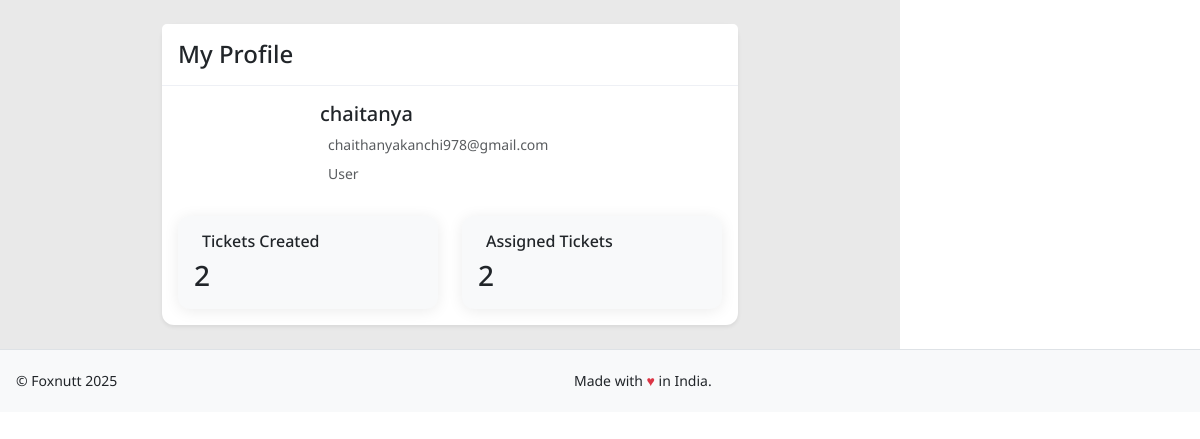
The app's page /profile/ (signed in), older data.
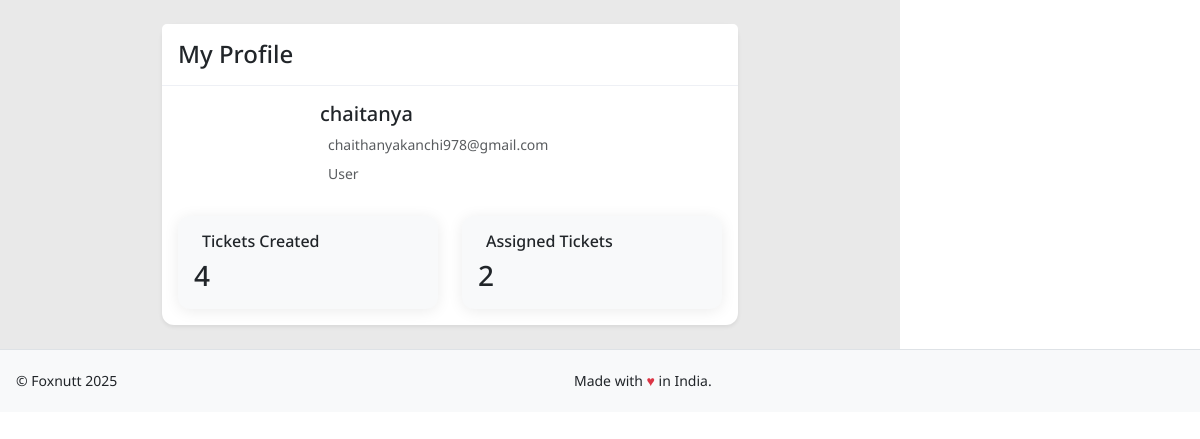
The same page, newer data.
### tracker/models.py (models this page shows, shortened)
class UserDetail(AbstractBaseUser, PermissionsMixin):
    row_id = models.AutoField(primary_key=True)  # ✅ `row_id` is the primary key
    user_id = models.CharField(max_length=255, unique=True)
    user_name = models.CharField(max_length=255)
    is_email_verified = models.BooleanField(default=False)
    is_active = models.BooleanField(default=True)
    pagination = models.IntegerField(default=10)
    sorting = models.IntegerField(default=0)
    is_staff = models.BooleanField(default=False)
    is_superuser = models.BooleanField(default=False)
    role = models.ForeignKey(Role, on_delete=models.SET_NULL, null=True)
    objects = UserManager()
    USERNAME_FIELD = "user_id"
    REQUIRED_FIELDS = ["user_name"]
    class Meta:
        verbose_name = 'user'
        verbose_name_plural = 'users'
    groups = models.ManyToManyField(
        'auth.Group',
        verbose_name='groups',
        blank=True,
        related_name='userdetail_set',
        related_query_name='userdetail'
    )
    user_permissions = models.ManyToManyField(
        'auth.Permission',
        verbose_name='user permissions',
        blank=True,
        related_name='userdetail_set',
        related_query_name='userdetail'
    )

class Role(models.Model):
    ADMIN = 1
    MANAGER = 2
    CLIENT = 3
    EMPLOYEE = 4
    USER = 5
    STAFF = 6
    ROLE_CHOICES = [
        (ADMIN, 'Admin'),
        (MANAGER, 'Manager'),
        (CLIENT, 'Client'),
        (EMPLOYEE, 'Employee'),
        (USER, 'User'),
        (STAFF, 'Staff'),
    ]
    id = models.AutoField(primary_key=True)
    name = models.CharField(max_length=50, unique=True)
    class Meta:
        ordering = ['id']
        verbose_name_plural = 'Roles'
    def __str__(self):
        return self.name
    class Meta:
        permissions = [
            ("view_staff_dashboard", "Can view staff dashboard"),
            ("create_ticket", "Can create ticket"),
            ("view_ticket", "Can view ticket"),
            ("comment_ticket", "Can comment on ticket"),
            ("close_ticket", "Can close ticket"),
            ("view_org_tickets", "Can view organization tickets"),
        ]

### tracker/views.py (the view)
# urls.py: path('profile/', views.user_profile, name='profile'),
@login_required
def user_profile(request):
    user = request.user
    if request.method == 'POST':
        pass
    context = {
        'user': user,
        'title': 'My Profile'
    }
    return render(request, 'profile/user_profile.html', context)

### tracker/templates/profile/user_profile.html (shortened to what this page needs)
{% extends "shared/staff_base.html" %}
{% load static %}
{% block content %}
<div class="container-fluid py-4">
    <div class="row">
        <div class="col-md-8 mx-auto">
            <div class="card shadow-sm">
                <div class="card-header bg-white">
                    <h4 class="mb-0">My Profile</h4>
                </div>
                <div class="card-body">
                    <div class="row mb-4">
                        <div class="col-md-3">
                        </div>
                        <div class="col-md-9">
                            <h5>{{ user.user_name }}</h5>
                            <p class="text-muted mb-2">
                                {{ user.user_id }}
                            </p>
                            <p class="text-muted mb-2">
                                {{ user.role }}
                            </p>
                        </div>
                    </div>
                    <div class="row">
                        <div class="col-md-6">
                            <div class="card bg-light">
                                <div class="card-body">
                                    <h6 class="card-title">
                                        Tickets Created
                                    </h6>
                                    <h3 class="mb-0">{{ user.created_tickets.count }}</h3>
                                </div>
                            </div>
                        </div>
                        <div class="col-md-6">
                            <div class="card bg-light">
                                <div class="card-body">
                                    <h6 class="card-title">
                                        Assigned Tickets
                                    </h6>
                                    <h3 class="mb-0">{{ user.assigned_tickets.count }}</h3>
                                </div>
                            </div>
                        </div>
                    </div>
                </div>
            </div>
        </div>
    </div>
</div>
{% endblock %}

Row changes from the older to the newer data that the page shows:
changed UserDetail "chaitanya": created_tickets.count "2" → "4"
